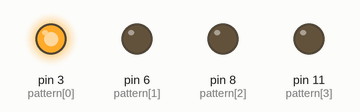
Recording of a sketch running on a simulated Arduino Uno, built with avr-gcc and run on an emulated ATmega328P. Shown: output pins drawn as LEDs (lit = HIGH).

Above: at 0.2 s.
At 1.2 s:
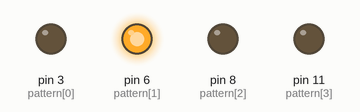
At 2.2 s:
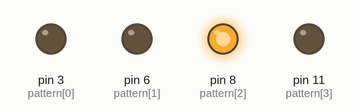
At 3.2 s:
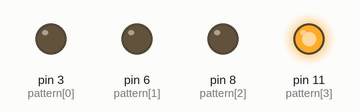
At 4.7 s:
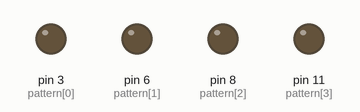
Timing chart, 0 to 5.2 s (numbered marks = the images above):
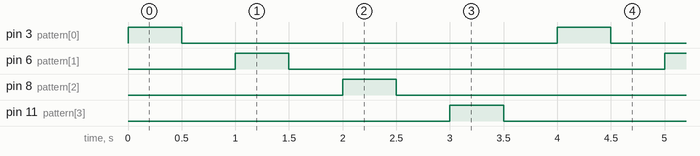

The sketch:

LED_Array_Blink.ino
```cpp
int pattern[] = {3, 6, 8, 11};

int x;

void setup() {
  for (x = 0; x < 4; x++) {
    pinMode(pattern[x], OUTPUT);
  }
}

void loop() {
  for (x = 0; x < 4; x++) {
    digitalWrite(pattern[x], HIGH);
    delay(500);
    digitalWrite(pattern[x], LOW);
    delay(500);
  }
}
```

Measured:
- by itself, pin 3 (pattern[0]), pin 6 (pattern[1]), pin 8 (pattern[2]), pin 11 (pattern[3]): alternates HIGH for 0.50 s and LOW for 3.5 s
- by itself, everything shown: repeats every 4.0 s, in 8 steps
